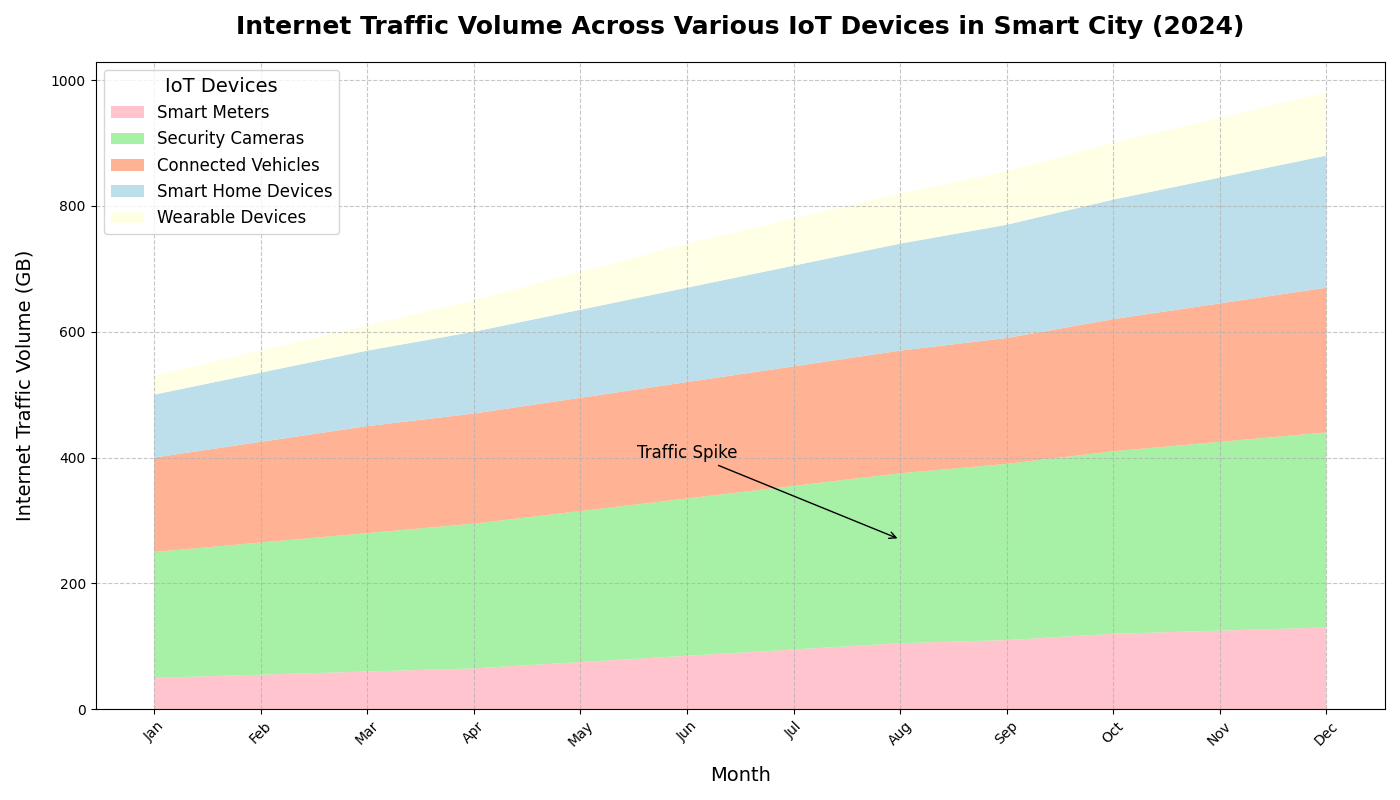

This chart was generated by the following Python code:
import matplotlib.pyplot as plt
import numpy as np

months = ['Jan', 'Feb', 'Mar', 'Apr', 'May', 'Jun', 'Jul', 'Aug', 'Sep', 'Oct', 'Nov', 'Dec']
devices = ['Smart Meters', 'Security Cameras', 'Connected Vehicles', 'Smart Home Devices', 'Wearable Devices']

smart_meters_traffic = [50, 55, 60, 65, 75, 85, 95, 105, 110, 120, 125, 130]
security_cameras_traffic = [200, 210, 220, 230, 240, 250, 260, 270, 280, 290, 300, 310]
connected_vehicles_traffic = [150, 160, 170, 175, 180, 185, 190, 195, 200, 210, 220, 230]
smart_home_traffic = [100, 110, 120, 130, 140, 150, 160, 170, 180, 190, 200, 210]
wearable_devices_traffic = [30, 35, 40, 50, 60, 70, 75, 80, 85, 90, 95, 100]

fig, ax = plt.subplots(figsize=(14, 8))

traffic_data = np.vstack([
    smart_meters_traffic, 
    security_cameras_traffic, 
    connected_vehicles_traffic, 
    smart_home_traffic, 
    wearable_devices_traffic
])

# Shuffled the order of colors
ax.stackplot(months, traffic_data, labels=devices, colors=['#FFB6C1', '#90EE90', '#FFA07A', '#ADD8E6', '#FFFFE0'], alpha=0.8)

ax.set_title("Internet Traffic Volume Across Various IoT Devices in Smart City (2024)", fontsize=18, fontweight='bold', pad=20)
ax.set_xlabel("Month", fontsize=14, labelpad=12)
ax.set_ylabel("Internet Traffic Volume (GB)", fontsize=14, labelpad=12)

plt.xticks(rotation=45)
ax.legend(loc='upper left', fontsize=12, title="IoT Devices", title_fontsize='14')
ax.annotate('Traffic Spike', xy=('Aug', 270), xytext=('Jun', 400),
            arrowprops=dict(facecolor='black', arrowstyle='->'), fontsize=12, ha='center')
ax.grid(True, linestyle='--', alpha=0.7)
plt.tight_layout()
plt.show()
